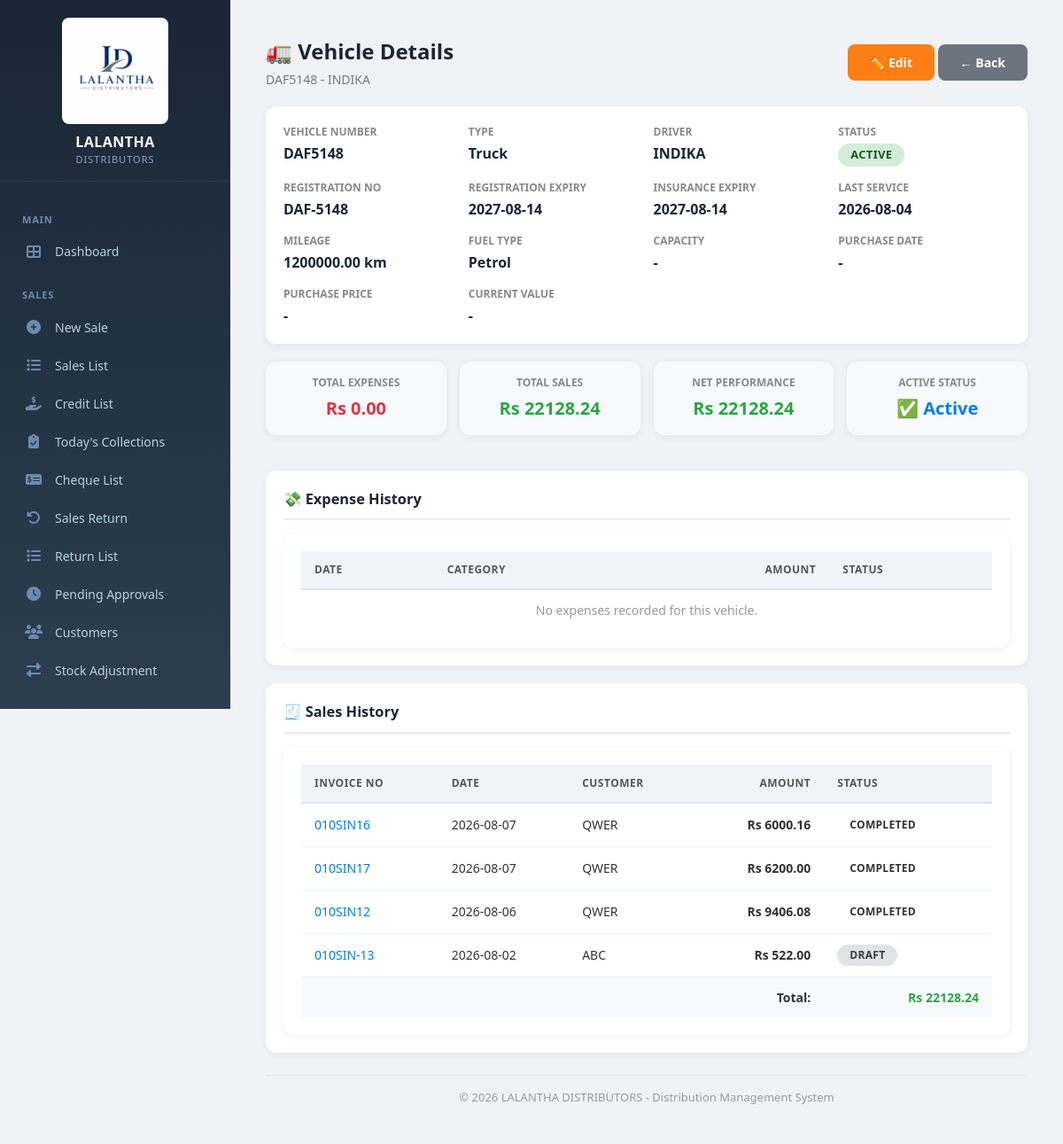
The page /vehicle/detail/2/ (signed in) on the database its author committed.
### core/models.py (models this page shows, shortened)
class Vehicle(models.Model):
    VEHICLE_TYPES = [
        ('Lorry', 'Lorry'),
        ('Van', 'Van'),
        ('Truck', 'Truck'),
        ('Pickup', 'Pickup'),
        ('Tractor', 'Tractor'),
        ('Other', 'Other'),
    ]
    FUEL_TYPES = [
        ('Petrol', 'Petrol'),
        ('Diesel', 'Diesel'),
        ('Electric', 'Electric'),
        ('Hybrid', 'Hybrid'),
    ]
    STATUS_CHOICES = [
        ('ACTIVE', 'Active'),
        ('INACTIVE', 'Inactive'),
        ('MAINTENANCE', 'Under Maintenance'),
    ]
    vehicle_number = models.CharField(max_length=50, unique=True, help_text="e.g., LC-3634")
    vehicle_type = models.CharField(max_length=20, choices=VEHICLE_TYPES, default='Lorry')
    driver_name = models.CharField(max_length=100, help_text="Current driver name")
    is_active = models.BooleanField(default=True)
    status = models.CharField(max_length=20, choices=STATUS_CHOICES, default='ACTIVE')
    registration_number = models.CharField(max_length=50, blank=True, null=True)
    registration_expiry = models.DateField(null=True, blank=True)
    insurance_expiry = models.DateField(null=True, blank=True)
    last_service_date = models.DateField(null=True, blank=True)
    mileage = models.DecimalField(max_digits=12, decimal_places=2, null=True, blank=True, help_text="Current odometer reading")
    fuel_type = models.CharField(max_length=20, choices=FUEL_TYPES, default='Diesel')
    capacity = models.DecimalField(max_digits=10, decimal_places=2, null=True, blank=True, help_text="Weight capacity in tons or volume in liters")
    notes = models.TextField(blank=True, null=True)
    purchase_date = models.DateField(null=True, blank=True)
    purchase_price = models.DecimalField(max_digits=12, decimal_places=2, null=True, blank=True)
    current_value = models.DecimalField(max_digits=12, decimal_places=2, null=True, blank=True, help_text="Optional depreciated value")
    created_at = models.DateTimeField(auto_now_add=True)
    updated_at = models.DateTimeField(auto_now=True)
    def get_total_expenses(self):
        total = Expense.objects.filter(vehicle=self).aggregate(total=Sum('amount'))['total']
        return total or 0
    def get_total_sales(self):
        total = SalesBill.objects.filter(vehicle=self).aggregate(total=Sum('net_total'))['total']
        return total or 0
    def get_net_performance(self):
        return self.get_total_sales() - self.get_total_expenses()
    def is_insurance_expiring_soon(self, days=30):
        if self.insurance_expiry:
            from datetime import date, timedelta
            return self.insurance_expiry - date.today() <= timedelta(days=days) and self.insurance_expiry >= date.today()
        return False
    def is_registration_expiring_soon(self, days=30):
        if self.registration_expiry:
            from datetime import date, timedelta
            return self.registration_expiry - date.today() <= timedelta(days=days) and self.registration_expiry >= date.today()
        return False
    def get_status_badge(self):
        if self.status == 'ACTIVE':
            return 'complete'
        elif self.status == 'MAINTENANCE':
            return 'warning'
        else:
            return 'pending'
    class Meta:
        ordering = ['vehicle_number']

class SalesBill(models.Model):
    STATUS_CHOICES = [
        ('DRAFT', 'Draft'),
        ('PENDING', 'Pending'),      # ✅ ADD THIS
        ('COMPLETED', 'Completed'),
        ('CANCELLED', 'Cancelled'),
    ]
    status = models.CharField(max_length=20, choices=STATUS_CHOICES, default='DRAFT')
    """Header of the sales bill"""
    vehicle = models.ForeignKey(Vehicle, on_delete=models.CASCADE, related_name='bills')
    date = models.DateField(default=date.today)  # ✅ No max/min restrictions
    shop_name = models.CharField(max_length=255)
    shop_code = models.CharField(max_length=50, blank=True, null=True)
    invoice_no = models.CharField(max_length=100, unique=True)
    subtotal = models.DecimalField(max_digits=12, decimal_places=2, default=0)
    discount_total = models.DecimalField(max_digits=12, decimal_places=2, default=0)
    net_total = models.DecimalField(max_digits=12, decimal_places=2, default=0)
    created_at = models.DateTimeField(auto_now_add=True)
    is_vat_bill = models.BooleanField(default=False, help_text="Mark if this is a VAT bill")
    rep = models.ForeignKey('Employee', on_delete=models.SET_NULL, null=True, blank=True, related_name='sales_bills')
    status = models.CharField(max_length=20, choices=[
        ('DRAFT', 'Draft'),
        ('PENDING', 'Pending'),
        ('COMPLETED', 'Completed'),
        ('CANCELLED', 'Cancelled'),
    ], default='DRAFT')
    completed_at = models.DateTimeField(null=True, blank=True)
    completed_by = models.ForeignKey(User, on_delete=models.SET_NULL, null=True, blank=True, related_name='completed_bills')
    RETURN_TYPES = [
        ('NONE', 'No Return'),
        ('GOOD', 'Good Return'),
        ('BAD', 'Bad Return'),
    ]
    is_return = models.BooleanField(default=False)
    return_type = models.CharField(max_length=10, choices=RETURN_TYPES, default='NONE')
    return_reason = models.CharField(max_length=50, blank=True, null=True)
    session = models.ForeignKey(
        'DailySession',
        on_delete=models.SET_NULL,
        null=True,
        blank=True,
        related_name='sales_bills'
    )
    foc_value = models.DecimalField(max_digits=12, decimal_places=2, default=0)  # Track FOC value
    bill_discount_type = models.CharField(max_length=20, choices=[
        ('PERCENTAGE', 'Percentage'),
        ('FIXED', 'Fixed Amount'),
    ], null=True, blank=True)
    bill_discount_value = models.DecimalField(max_digits=10, decimal_places=2, default=0)
    bill_discount_amount = models.DecimalField(max_digits=12, decimal_places=2, default=0)  # Calculated

### core/decorators.py (the view)
        def wrapper(request, *args, **kwargs):
            if not request.user.is_authenticated:
                messages.error(request, 'Please login first.')
                return redirect('/login/')  # ✅ Always returns
            try:
                profile = request.user.profile
                if profile.has_permission(permission):
                    return view_func(request, *args, **kwargs)  # ✅ Returns view response
                else:
                    messages.error(request, f'You do not have permission to access this page. Required: {permission}')
                    return redirect('/reports/')  # ✅ Always returns
            except UserProfile.DoesNotExist:
                messages.error(request, 'User profile not found. Please contact admin.')
                return redirect('/logout/')  # ✅ Always returns

### core/templates/core/vehicle_detail.html (shortened to what this page needs)
{% extends 'core/base.html' %}
{% load static %}
{% block content %}
<div class="container">
    <div class="page-title">
        <div>
            <h2>🚛 Vehicle Details</h2>
            <span class="subtitle">{{ vehicle.vehicle_number }} - {{ vehicle.driver_name }}</span>
        </div>
        <div>
            <a href="/vehicle/edit/{{ vehicle.id }}/" class="btn" style="background:#fd7e14;">✏️ Edit</a>
            <a href="/vehicles/" class="btn" style="background:#6c757d;">← Back</a>
        </div>
    </div>
    <div class="card">
        <div class="detail-grid">
            <div class="item">
                <div class="label">Vehicle Number</div>
                <div class="value">{{ vehicle.vehicle_number }}</div>
            </div>
            <div class="item">
                <div class="label">Type</div>
                <div class="value">{{ vehicle.get_vehicle_type_display }}</div>
            </div>
            <div class="item">
                <div class="label">Driver</div>
                <div class="value">{{ vehicle.driver_name }}</div>
            </div>
            <div class="item">
                <div class="label">Status</div>
                <div class="value">
                    <span class="badge-status {{ vehicle.get_status_badge }}">
                        {{ vehicle.get_status_display }}
                    </span>
                </div>
            </div>
            <div class="item">
                <div class="label">Registration No</div>
                <div class="value">{{ vehicle.registration_number|default:"-" }}</div>
            </div>
            <div class="item">
                <div class="label">Registration Expiry</div>
                <div class="value">{{ vehicle.registration_expiry|date:"Y-m-d"|default:"-" }}</div>
            </div>
            <div class="item">
                <div class="label">Insurance Expiry</div>
                <div class="value">{{ vehicle.insurance_expiry|date:"Y-m-d"|default:"-" }}</div>
            </div>
            <div class="item">
                <div class="label">Last Service</div>
                <div class="value">{{ vehicle.last_service_date|date:"Y-m-d"|default:"-" }}</div>
            </div>
            <div class="item">
                <div class="label">Mileage</div>
                <div class="value">{{ vehicle.mileage|default:"-" }} km</div>
            </div>
            <div class="item">
                <div class="label">Fuel Type</div>
                <div class="value">{{ vehicle.get_fuel_type_display }}</div>
            </div>
            <div class="item">
                <div class="label">Capacity</div>
                <div class="value">{{ vehicle.capacity|default:"-" }} {% if vehicle.capacity %}tons/liters{% endif %}</div>
            </div>
            <div class="item">
                <div class="label">Purchase Date</div>
                <div class="value">{{ vehicle.purchase_date|date:"Y-m-d"|default:"-" }}</div>
            </div>
            <div class="item">
                <div class="label">Purchase Price</div>
                <div class="value">{% if vehicle.purchase_price %}Rs {{ vehicle.purchase_price|floatformat:2 }}{% else %}-{% endif %}</div>
            </div>
            <div class="item">
                <div class="label">Current Value</div>
                <div class="value">{% if vehicle.current_value %}Rs {{ vehicle.current_value|floatformat:2 }}{% else %}-{% endif %}</div>
            </div>
        </div>
    </div>
    <div class="summary-grid">
        <div class="card">
            <div class="label">Total Expenses</div>
            <div class="value red">Rs {{ total_expenses|floatformat:2 }}</div>
        </div>
        <div class="card">
            <div class="label">Total Sales</div>
            <div class="value green">Rs {{ total_sales|floatformat:2 }}</div>
        </div>
        <div class="card">
            <div class="label">Net Performance</div>
            <div class="value {% if net_performance >= 0 %}green{% else %}red{% endif %}">
                Rs {{ net_performance|floatformat:2 }}
            </div>
        </div>
        <div class="card">
            <div class="label">Active Status</div>
            <div class="value blue">
                {% if vehicle.is_active %}✅ Active{% else %}❌ Inactive{% endif %}
            </div>
        </div>
    </div>
    <div class="card">
        <h3>💸 Expense History</h3>
        <div class="table-container">
            <table>
                <thead>
                    <tr>
                        <th>Date</th>
                        <th>Category</th>
                        <th style="text-align:right;">Amount</th>
                        <th>Status</th>
                    </tr>
                </thead>
                <tbody>
                    {% for exp in expenses %}
                    <tr>
                        <td>{{ exp.date|date:"Y-m-d" }}</td>
                        <td>{{ exp.get_category_display }}</td>
                        <td style="text-align:right; font-weight:600;">Rs {{ exp.amount|floatformat:2 }}</td>
                        <td>
                            <span class="badge-status {{ exp.status|lower }}">
                                {{ exp.get_status_display }}
                            </span>
                        </td>
                    </tr>
                    {% empty %}
                    <tr><td colspan="4" style="text-align:center;color:#999;">No expenses recorded for this vehicle.</td></tr>
                    {% endfor %}
                </tbody>
            </table>
        </div>
    </div>
    <div class="card">
        <h3>🧾 Sales History</h3>
        <div class="table-container">
            <table>
                <thead>
                    <tr>
                        <th>Invoice No</th>
                        <th>Date</th>
                        <th>Customer</th>
                        <th style="text-align:right;">Amount</th>
                        <th>Status</th>
                    </tr>
                </thead>
                <tbody>
                    {% for sale in sales %}
                    <tr>
                        <td><a href="/sales-detail/{{ sale.id }}/" style="color:#007bff; text-decoration:none;">{{ sale.invoice_no }}</a></td>
                        <td>{{ sale.date|date:"Y-m-d" }}</td>
                        <td>{{ sale.shop_name|default:"N/A" }}</td>
                        <td style="text-align:right; font-weight:600;">Rs {{ sale.net_total|floatformat:2 }}</td>
                        <td>
                            <span class="badge-status {{ sale.status|lower }}">
                                {{ sale.get_status_display }}
                            </span>
                        </td>
                    </tr>
                    {% empty %}
                    <tr><td colspan="5" style="text-align:center;color:#999;">No sales from this vehicle.</td></tr>
                    {% endfor %}
                    {% if sales %}
                    <tr class="total-row" style="background:#f8f9fc; font-weight:700;">
                        <td colspan="3"></td>
                        <td style="text-align:right;">Total:</td>
                        <td style="text-align:right; color:#28a745;">Rs {{ total_sales|floatformat:2 }}</td>
                    </tr>
                    {% endif %}
                </tbody>
            </table>
        </div>
    </div>
    <div class="footer">
        &copy; {% now "Y" %} LALANTHA DISTRIBUTORS - Distribution Management System
    </div>
</div>
{% endblock %}

### rows shown on the page
Vehicle: vehicle_number "DAF5148", driver_name "INDIKA", vehicle_type "Truck", status "ACTIVE", registration_number "DAF-5148", registration_expiry "2027-08-14", insurance_expiry "2027-08-14", last_service_date "2026-08-04", mileage "1200000.00", fuel_type "Petrol", capacity "-", purchase_date "-"
SalesBill: invoice_no "010SIN16", date "2026-08-07", shop_name "QWER", net_total "6000.16", status "COMPLETED"
SalesBill: invoice_no "010SIN17", date "2026-08-07", shop_name "QWER", net_total "6200.00", status "COMPLETED"
SalesBill: invoice_no "010SIN12", date "2026-08-06", shop_name "QWER", net_total "9406.08", status "COMPLETED"
SalesBill: invoice_no "010SIN-13", date "2026-08-02", shop_name "ABC", net_total "522.00", status "DRAFT"

### other values the page prints
{{ total_expenses|floatformat:2 }} "0.00"
{{ total_sales|floatformat:2 }} "22128.24"
{{ net_performance|floatformat:2 }} "22128.24"
